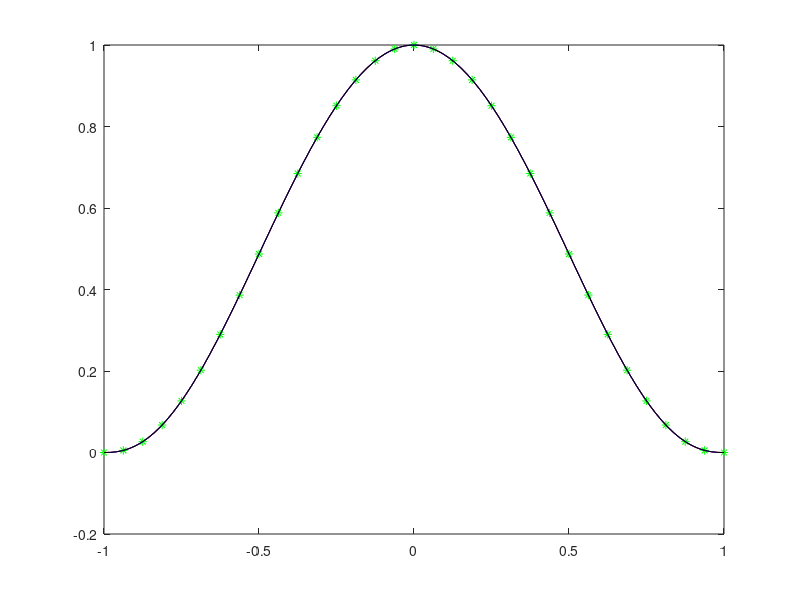
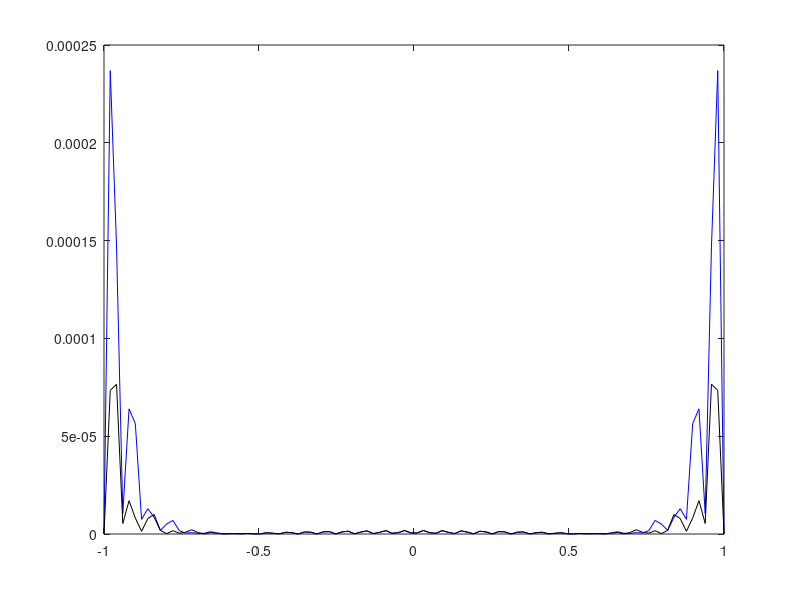

MATLAB code to generate these figures, in order:
% Esercitazione 3 - Es. 5

clear all
close all
clc

f=@(x) (1-x.^2).^(5/2);
fd=@(x) 5/2*(1-x.^2).^(5/2-1).*(-2*x); %derivata di f
a=-1;
b=1;
f0=fd(a);
fn=fd(b);

z=linspace(a,b); %100 punti equispaziati su [a,b]
fz=f(z);

%
err=zeros(4,1);
err1=zeros(4,1);
for k=2:5
    n=2.^k;
    x=-1+2*(0:n)/n;
    y=f(x);
    %spline not a knot
    s=spline(x,y,z);
    % spline  con condizioni sulla derivata
    s1=spline(x,[f0 y fn],z);
    
    figure(1)
    plot(z, fz, 'r', x,y,'*g',z,s,'b',z,s1,'k')
    figure(2)
    plot(z,abs(s-fz),'b',z, abs(s1-fz),'k')
    
    err(k-1)=norm(s-fz, 'inf');
    err1(k-1)=norm(s1-fz, 'inf');
    
    pause
end

disp([(2:5)' err err1])